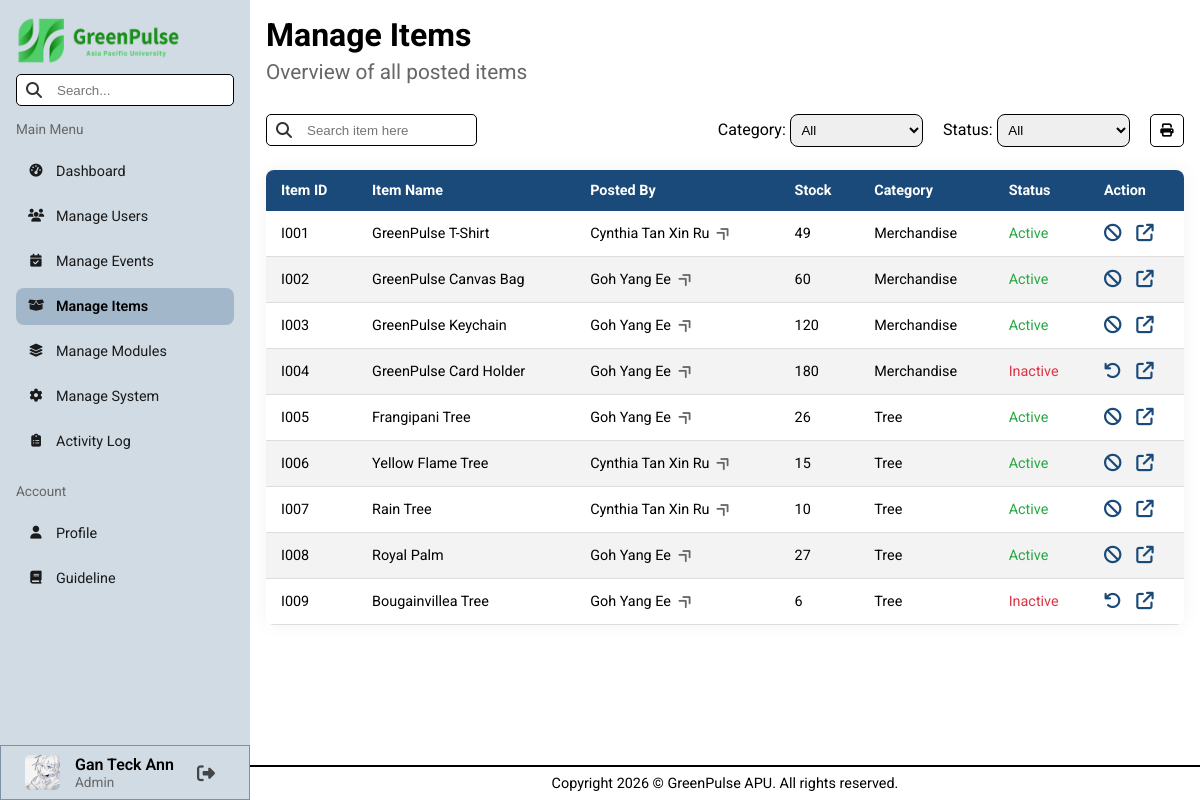
The app's page /pages/admin/manageItems.php (signed in) with its own data.
### tables this page shows
CREATE TABLE `users` (
  `user_id` varchar(8) NOT NULL,
  `name` varchar(100) NOT NULL,
  `nationality` varchar(50) NOT NULL,
  `gender` char(1) NOT NULL,
  `date_of_birth` date NOT NULL,
  `contact_number` varchar(12) NOT NULL,
  `education_email` varchar(50) NOT NULL,
  `course_name` varchar(255) NOT NULL,
  `registration_date` date NOT NULL,
  `password` varchar(255) NOT NULL,
  `safety_question_1` varchar(150) DEFAULT NULL,
  `answer_1` varchar(150) DEFAULT NULL,
  `safety_question_2` varchar(150) DEFAULT NULL,
  `answer_2` varchar(150) DEFAULT NULL,
  `green_points` int(11) DEFAULT NULL,
  `total_earned` int(11) DEFAULT NULL,
  `avatar` varchar(255) DEFAULT NULL,
  `role` varchar(50) NOT NULL,
  `last_login` datetime DEFAULT NULL,
  `account_status` varchar(50) NOT NULL DEFAULT 'Active'
);

CREATE TABLE `items` (
  `item_id` varchar(8) NOT NULL,
  `user_id` varchar(8) NOT NULL,
  `item_name` varchar(100) NOT NULL,
  `item_image` varchar(255) NOT NULL,
  `item_description` varchar(255) NOT NULL,
  `item_redeem_points` int(11) NOT NULL,
  `item_stock` int(11) NOT NULL,
  `category` varchar(50) NOT NULL,
  `posted_date` date NOT NULL,
  `item_status` varchar(50) NOT NULL DEFAULT 'Active'
);

### backend/sessionData.php (called while the page is built, shortened)
<?php
    $userID = $_SESSION["userID"];
    $userName = $_SESSION["userName"];
?>

### pages/admin/manageItems.php (the view, shortened to what this page needs)
<?php
    include("../../conn.php");
    include("../../backend/sessionData.php");
    include("../../backend/utility.php");
    $sql = "SELECT * FROM items";
    $currentCategory = "";
    $currentStatus = "";
    $result = mysqli_query($conn, $sql);
    $items = array();
    if (mysqli_num_rows($result) > 0) {
        while ($row = mysqli_fetch_assoc($result)) {
            $items[] = $row;
        }
    }
?>
<!DOCTYPE html>
<html lang="en">
    <head>
        <link rel="stylesheet" href="../../styles/admin.css">
        <?php include("library.php"); ?>
    </head>
    <body>
        <?php include("header.php"); ?>
        <main class="search-area">
            <h1>Manage Items</h1>
            <h2 class="page-subTitle">Overview of all posted items</h2>
            <div class="action-bar" style="margin: 1em 0;">
                <form action="" method="GET">
                    <div class="table-search-box">
                        <input type="text" name="target" placeholder="Search item here">
                    </div>
                </form>
                <form action="" method="GET" class="select-container" id="item-form">
                    <div class="select-boxs item-select-boxs">
                        <div>
                            <label for="itemCategory">Category: </label>
                            <select name="txtCategory" id="itemCategory">
                                <option value="" <?php if($currentCategory === "") echo "selected" ?>>All</option>
                            </select>
                        </div>
                        <div>
                            <label for="itemStatus">Status: </label>
                            <select name="txtStatus" id="itemStatus">
                                <option value="" <?php if($currentStatus === "") echo "selected" ?>>All</option>
                            </select>
                        </div>
                        <button class="print" onclick="window.print()">
                            <i class="fa-solid fa-print"></i>
                        </button>
                    </div>
                </form>
            </div>
            <div class="flex-container desktop-table" style="margin: 1em 0;">
                <table>
                    <thead>
                        <tr>
                            <th>Item ID</th>
                            <th>Item Name</th>
                            <th>Posted By</th>
                            <th>Stock</th>
                            <th>Category</th>
                            <th>Status</th>
                            <th>Action</th>
                        </tr>
                    </thead>
                    <tbody>
                        <?php
                            foreach ($items as $row) {
                                $config = tableConfig($row["item_status"]);
                                $textColor = $config[0];
                                $icon = $config[1];
                                $title = $config[2];
                                $nextStatus = $config[3];
                                $author = getUserName($conn, $row["user_id"]);
                                echo '<tr>
                                        <td>' . $row['item_id'] . '</td>
                                        <td>' . $row['item_name'] . '</td>
                                        <td>
                                            <a href="viewUserProfile.php?id=' . $row['user_id'] . '&event=Event" class="redirect-link" title="View User Profile">
                                                ' . $author . '
                                                <i class="fa-solid fa-angle-double-right table-linkIcon"></i>
                                            </a>
                                        </td>
                                        <td>' . $row['item_stock'] . '</td>
                                        <td>' . ucwords($row['category']) . '</td>
                                        <td style="color:' . $textColor . '">' . $row['item_status'] . '</td>
                                        <td>
                                            <div class="action-container">
                                                <form action="" method="GET">
                                                    <input type="hidden" name="target_itemID" value="' . $row['item_id'] . '">
                                                    <input type="hidden" name="next_status" value="' . $nextStatus . '">
                                                    <button name="btnChangeStatus" type="submit" class="action-btn" title="'. $title .'">
                                                        ' . $icon . '
                                                    </button>
                                                </form>
                                                <a href="viewItemDetails.php?id=' . $row['item_id'] . '" class="action-btn" title="View">
                                                    <i class="fa-solid fa-arrow-up-right-from-square"></i>
                                                </a>
                                            </div>
                                        </td>
                                    </tr>';
                            }
                        ?>
                    </tbody>
                </table>
            </div>
        </main>
        <?php include("footer.php"); ?>
    </body>
</html>

### pages/admin/header.php (shortened to what this page needs)
<?php
    $sql_userInfo = "SELECT avatar FROM users WHERE user_id = '$userID'";
    $result_userInfo = mysqli_query($conn, $sql_userInfo);
    $data_userInfo = mysqli_fetch_assoc($result_userInfo);
    $avatar = $data_userInfo["avatar"] ?? "src/avatars/default.png";
?>
<aside id="sidebar">
    <img src="../../src/elements/logo_horizontal.png" alt="Logo" width="165rem" height="50rem" class="desktop_logo">
    <div class="search-box">
        <input type="text" id="txtSearchInput" placeholder="Search...">
    </div>
    <p class="sidebar-subTitle">Main Menu</p>
    <div class="nav-pages">
        <a id="dashboard" href="index.php">
            <i class="fa-solid fa-gauge-high"></i> Dashboard
        </a>
        <a id="manageUsers" href="manageUsers.php">
            <i class="fa-solid fa-users"></i> Manage Users
        </a>
        <a id="manageEvents" href="manageEvents.php">
            <i class="fa-solid fa-calendar-check"></i> Manage Events
        </a>
        <a id="manageItems" href="manageItems.php">
            <i class="fa-solid fa-box-open"></i> Manage Items
        </a>
        <a id="manageModules" href="manageModules.php">
            <i class="fa-solid fa-layer-group"></i> Manage Modules
        </a>
        <a id="ManageSystem" href="manageSystem.php">
            <i class="fa-solid fa-gear"></i> Manage System
        </a>
        <a id="activityLog" href="activityLog.php">
            <i class="fa-solid fa-clipboard-list"></i> Activity Log
        </a>
    </div>
    <p class="sidebar-subTitle">Account</p>
    <div class="nav-pages">
        <a id="profile" href="profile.php">
            <i class="fa-solid fa-user"></i> Profile
        </a>
        <a id="guildeline" href="guideline.php">
            <i class="fa-solid fa-book"></i> Guideline
        </a>
    </div>
    <div class="user-info-section">
        <img src="../../<?php echo $avatar ?>" alt="user_avatar" width="35px" height="35px">
        <div class="user-info-box">
            <p class="name"> <?php echo $userName ?? "Unknown User" ?> </p>
            <p class="role">Admin</p>
        </div>
        <form action="../../backend/logoutRedirect.php" method="POST" class="logout-form">
            <button type="submit" class="logout-btn" title="Logout">
                <i class="fa-solid fa-right-from-bracket"></i>
            </button>
        </form>
    </div>
</aside>

### backend/utility.php (shortened to what this page needs)
<?php
    function statusColor($status) {
        if ($status === "Active" || $status === "Complete" || $status === "Present") {
            return "#28a745";
        }
        elseif ($status === "Inactive" || $status === "Pending" || $status === "Absent") {
            return "#dc3545";
        }
    }
    function getUserName($conn, $user_id) {
        $sql = "SELECT name FROM users WHERE user_id = '$user_id'";
        $result = mysqli_query($conn, $sql);
        if (mysqli_num_rows($result) > 0) {
            $row = mysqli_fetch_assoc($result);
            return $row["name"];
        }
        return "User Not Found";
    }
    function tableConfig($status) {
        $icon = ""; $textColor = ""; $nextStatus = "";
        switch ($status) {
            case "Active":
                $icon = "<i class='fa-solid fa-ban'></i>";
                $textColor = statusColor($status);
                $nextStatus = "Inactive";
                break;
            case "Inactive":
                $icon = "<i class='fa-solid fa-undo'></i>";
                $textColor = statusColor($status);
                $nextStatus = "Active";
                break;
        }
        $title = $nextStatus;
        return array($textColor, $icon, $title, $nextStatus);
    }
?>

### styles/admin.css (style rules this page uses)
body { min-height: 100vh; display: grid; grid-template-columns: 250px 1fr; grid-template-rows: 1fr auto; grid-template-areas: "sidebar main" "sidebar footer"; }
aside { grid-area: sidebar; padding: 1em; background-color: #d1dbe4; top: 0; position: sticky; align-self: start; height: 100vh; display: flex; flex-direction: column; z-index: 1000; }
main { grid-area: main; padding: 1em; }
.search-box { margin: 0.5em 0; position: relative; }
.search-box input, .table-search-box input, .popup-form input, .popup-input select, .addNewAnnouncem-form input { width: 100%; height: 2rem; padding: 10px 15px 10px 40px; border-radius: 5px; border: none; outline: none; border: 1px black solid; }
.nav-pages { display: flex; flex-direction: column; margin: 1em 0; gap: 0.5em; }
.nav-pages a, .nav-pages i { color: #1a1a1a; font-size: 0.9em; }
.nav-pages a { text-decoration: none; display: flex; align-items: center; padding: 10px 10px; border-radius: 8px; transition: all 0.3s ease; }
.nav-pages i { margin-right: 10px; width: 20px; text-align: center; }
.nav-pages a.active { background-color: #a3b7ca; font-weight: 600; color: #000; }
.user-info-section { margin: auto -1em -1em -1em; border: 1.5px #7992a7 solid; height: 55px; width: 250px; align-self: flex-end; display: flex; flex-direction: row; align-items: center; padding: 0 0 0 1.5em; gap: 15px; }
.user-info-section img { border-radius: 5px; }
.user-info-section .user-info-box .name { font-size: 1em; font-weight: 600; }
.user-info-section .user-info-box .role { font-size: 0.85em; color: #666; }
.logout-form { margin: 0; padding-left: 0.2em; display: flex; }
.logout-btn { background: none; border: none; padding: 5px; cursor: pointer; font-size: 18px; color: #454545; transition: 0.3s; display: flex; align-items: center; }
.sidebar-subTitle { margin-top: 0.5em; font-size: 0.85em; color: #666; }
.page-subTitle { padding: 0.3em 0; color: #666; font-weight: 400; font-size: 1.3em; }
.flex-container { display: flex; flex-direction: column; justify-content: center; align-items: center; }
.item-chart select, .select-boxs select { width: 10em; padding: 0.5em; border-radius: 8px; border: 1px black solid; }
table { width: 100%; border-collapse: collapse; background-color: #ffffff; font-size: 0.9em; min-width: 400px; border-radius: 8px; box-shadow: 0 0 20px rgba(0, 0, 0, 0.05); overflow: hidden; }
thead tr { background-color: #194a7a; color: #ffffff; text-align: left; font-weight: bold; }
th, td { padding: 12px 15px; }
tbody tr { border-bottom: 1px solid #dddddd; }
tbody tr:nth-of-type(even) { background-color: #f3f3f3; }
.action-container { display: flex; flex-direction: row; justify-content: left; gap: 15px; font-size: 1.1em; }
.action-btn { background: none; border: none; cursor: pointer; font-size: 1.1em; color: #194a7a; }
.action-bar { display: flex; flex-direction: row; justify-content: space-between; align-items: center; width: 100%; gap: 10px; }
.table-search-box { margin: 0.5em 0; position: relative; width: 100%; }
.table-search-box input { width: 90%; }
.select-container { display: flex; flex-direction: row; gap: 15px; }
.select-boxs, .action-btns { gap: 20px; }
.select-boxs { display: flex; flex-direction: row; }
.select-container button { background-color: rgba(25, 74, 122, 0.6); padding: 0.5em 0.7em; border: none; border-radius: 5px; }
.print { padding: 0 1em; background-color: white !important; border: 1px black solid !important; }
.redirect-link { color: black; text-decoration: none; cursor: pointer; }
.table-linkIcon { transform: rotate(-45deg); color: #666; margin-left: 0.3em; font-weight: 300; }
button, select { cursor: pointer; }

### styles/general.css (style rules this page uses)
* { margin: 0; padding: 0; box-sizing: border-box; }
body { font-family: "Roboto", sans-serif; }
html, body { max-width: 100%; overflow-x: clip; }

### records on screen
users: avatar (picture)
items: item_id "I001", item_name "GreenPulse T-Shirt", user.name "Cynthia Tan Xin Ru", item_stock "49", category "Merchandise", item_status "Active"
items: item_id "I002", item_name "GreenPulse Canvas Bag", user.name "Goh Yang Ee", item_stock "60", category "Merchandise", item_status "Active"
items: item_id "I003", item_name "GreenPulse Keychain", user.name "Goh Yang Ee", item_stock "120", category "Merchandise", item_status "Active"
items: item_id "I004", item_name "GreenPulse Card Holder", user.name "Goh Yang Ee", item_stock "180", category "Merchandise", item_status "Inactive"
items: item_id "I005", item_name "Frangipani Tree", user.name "Goh Yang Ee", item_stock "26", category "Tree", item_status "Active"
items: item_id "I006", item_name "Yellow Flame Tree", user.name "Cynthia Tan Xin Ru", item_stock "15", category "Tree", item_status "Active"
items: item_id "I007", item_name "Rain Tree", user.name "Cynthia Tan Xin Ru", item_stock "10", category "Tree", item_status "Active"
items: item_id "I008", item_name "Royal Palm", user.name "Goh Yang Ee", item_stock "27", category "Tree", item_status "Active"
items: item_id "I009", item_name "Bougainvillea Tree", user.name "Goh Yang Ee", item_stock "6", category "Tree", item_status "Inactive"

### other values on screen
$userName "Gan Teck Ann"
